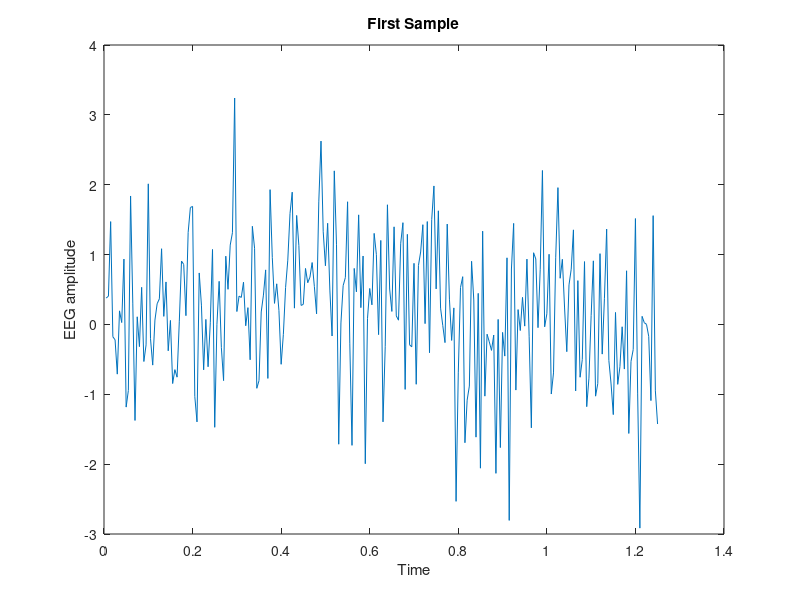
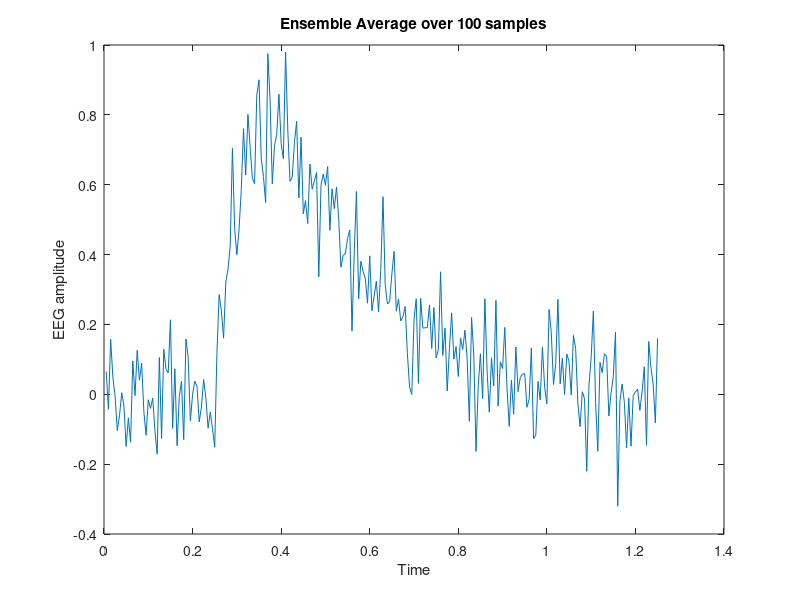

These charts were generated, in order, by the following MATLAB code:
% BM17058_ Anees-ur-Rehman-Hashmi _BSP_Quiz_1

clear all;
close all;
clc;

load ensemble_data; % load visual evoked signal (ver) data
fs = 1/0.005; % sampling freq
[r, c] = size(data);
if r>c % do as per dim of vector
    data = data';
    t = (1:r)/fs; % time scale
else
    t = (1:c)/fs;
end


ensamble_avg = mean(data);
figure(1);
plot(t,data(1,:)); % first sample
title("First Sample");
xlabel("Time");
ylabel("EEG amplitude")

figure(2);
plot(t,ensamble_avg); % 100 avg ensemble
title("Ensemble Average over 100 samples");
xlabel("Time");
ylabel("EEG amplitude")

disp("The data contains 100 samples of length 250");
disp("Size of data: ");
disp(size(data));

disp("The standard deviation is: ");
disp(std(ensamble_avg));
